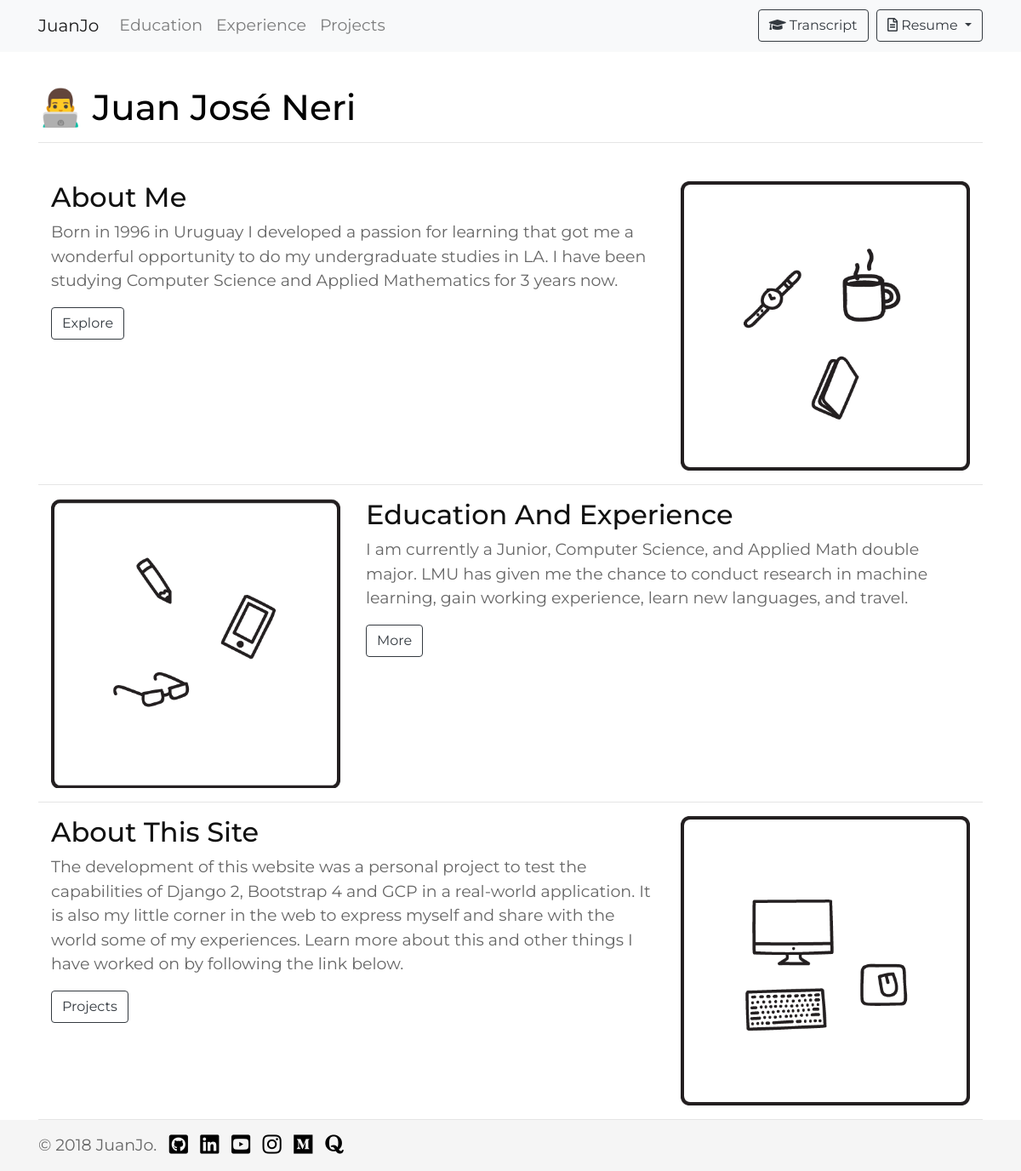
Before: / with the older database file.
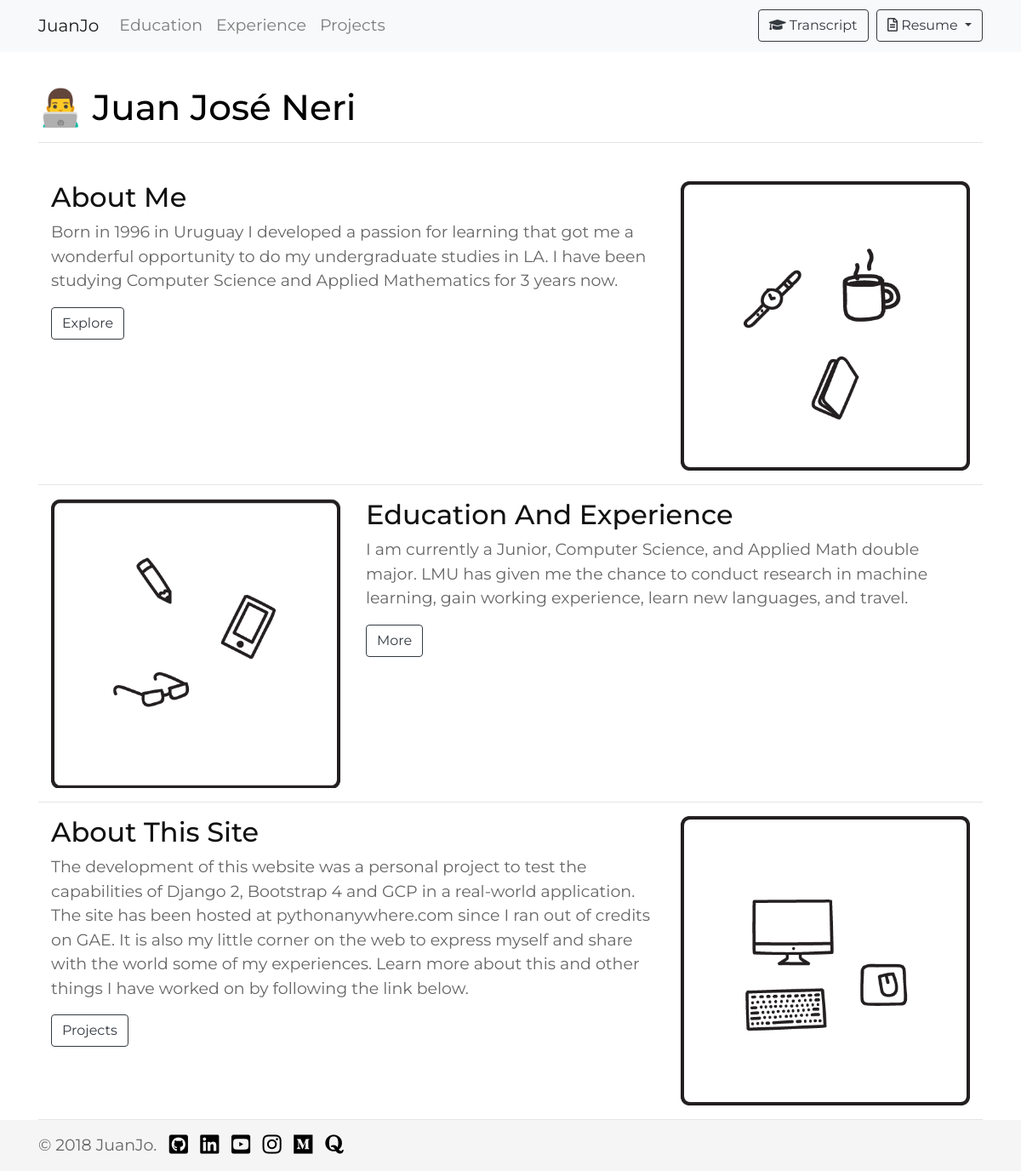
After: the same page with the newer database file.
### portfolio/models.py (models this page shows, shortened)
class Featurette(models.Model):
    title = models.CharField(max_length=32)
    content = models.TextField()
    link = models.URLField()
    button = models.CharField(max_length=8)
    img = models.CharField(max_length=64)

### portfolio/views.py (the view)
# urls.py: path("", views.index, name='index'),
def index(request):
    context = {
        "featurettes": Featurette.objects.all(),
        "nbar": "index"
    }
    return render(request, "portfolio/index.html", context)

### portfolio/templates/portfolio/index.html
{% extends "portfolio/navbar.html" %}
{% block title %}👨‍💻 Juan José Neri{% endblock %}
{% block content %}
    {% for featurette in featurettes %}
    <div class="container">
      <div class="row">
        <div class="col-md-8 col-sm-12 {% if forloop.counter|divisibleby:2 %}order-12{% endif %}">
          <h2> {{ featurette.title|title }}</h2>
          <p> {{ featurette.content }}</p>
          <a href="{{ featurette.link }}"><button type="button" class="btn btn-outline-dark">{{ featurette.button }}</button></a>
        </div>
        <div class="col d-none d-md-block">
          {% load static %}
          <img src="{% static 'portfolio/img/index/' %}{{ featurette.img }}" class="rounded float-left featurette-img">
        </div>
      </div>
    </div>
    <hr>
    {% endfor %}
{% endblock %}

### portfolio/templates/portfolio/navbar.html (shortened to what this page needs)
{% extends "portfolio/base.html" %}
{% block styles %}
  {% load static %}
  <link rel="stylesheet" href="{% static 'portfolio/styles.css' %}" />
  {% load static %}
  <link rel="stylesheet" href="{% static 'portfolio/timeline.css' %}" />
{% endblock %}
{% block navbar %}
<nav class="navbar navbar-expand-lg navbar-light bg-light">
  <div class="container">
    <a class="navbar-brand" href="{% url 'index' %}">JuanJo</a>
    <div class="collapse navbar-collapse" id="navbarSupportedContent">
      <ul class="navbar-nav mr-auto">
        <li class="nav-item {% if nbar == 'education' %}active{% endif %}">
          <a class="nav-link" href="{% url 'education' %}">Education</a>
        </li>
        <li class="nav-item {% if nbar == 'experience' %}active{% endif %}">
          <a class="nav-link" href="{% url 'experience' %}">Experience</a>
        </li>
        <li class="nav-item {% if nbar == 'projects' %}active{% endif %}">
          <a class="nav-link" href="{% url 'projects' %}">Projects</a>
        </li>
      </ul>
      {% load static %}
      <a href="{% static 'portfolio/doc/Transcript.pdf' %}"><button class="btn btn-outline-dark my-2 my-sm-0"><i class="fas fa-graduation-cap"></i> Transcript</button></a>&ensp;
      <div class="dropdown">
          <button class="btn btn-outline-dark my-2 my-sm-0 dropdown-toggle" type="button" id="dropdownMenuButton" data-toggle="dropdown" aria-haspopup="true" aria-expanded="false">
            <i class="far fa-file-alt"></i> Resume
          </button>
      </div>
    </div>
  </div>
</nav>
{% endblock %}
{% block body %}
<div class="container">
  <div class="page-header">
    <h1>
      {% block title %}{% endblock %}
    </h1>
    <hr>
  </div>
  {% block content %} {% endblock %}
</div>
{% endblock %}
{% block footer %}
<footer class="footer">
  <div class="container">
      <p>&copy; 2018 JuanJo.&ensp;
          <a href="http://github.juanjoneri.com"><i class="fab fa-github-square fa-lg"></i></a>&ensp;
          <a href="http://linkedin.juanjoneri.com"><i class="fab fa-linkedin fa-lg"></i></a>&ensp;
          <a href="http://youtube.juanjoneri.com"><i class="fab fa-youtube-square fa-lg"></i></a>&ensp;
          <a href="http://instagram.juanjoneri.com"><i class="fab fa-instagram fa-lg"></i></a>&ensp;
          <a href="http://medium.juanjoneri.com"><i class="fab fa-medium fa-lg"></i></a>&ensp;
          <a href="http://quora.juanjoneri.com"><i class="fab fa-quora fa-lg"></i></a>
      </p>
  </div>
</footer>
{% endblock %}

### portfolio/templates/portfolio/base.html (shortened to what this page needs)
<!DOCTYPE html>
<html lang="en">
<head>
  {% load static %}
  <link rel="stylesheet" href="https://maxcdn.bootstrapcdn.com/bootstrap/4.0.0/css/bootstrap.min.css">
  <link rel="stylesheet" href="https://use.fontawesome.com/releases/v5.0.13/css/all.css">
  {% block styles %}{% endblock %}
</head>
<body>
  {% block navbar %}{% endblock %}
  {% block body %}{% endblock %}
  {% block footer %}{% endblock %}
</body>
</html>

### portfolio/static/portfolio/styles.css (style rules this page uses)
html { position: relative; min-height: 100%; }
body { font-family: montserrat, sans-serif; font-size: 19px; color: #666666; margin-bottom: 60px; }
h1 { font-size: 42px; color: black; }
h2 { color: #111111; }
.featurette-img { max-width: 100%; height: auto; }
div.page-header { padding-bottom: 9px; margin: 40px 0 20px; margin-top: 40px; margin-right: 0px; margin-bottom: 20px; margin-left: 0px; }
.footer { position: absolute; bottom: 0; width: 100%; height: 60px; line-height: 60px; background-color: #f5f5f5; }
a { color: black; }

Changed rows visible on the page:
changed Featurette "About This Site": content "…in a real-world application. It is also my little corner in the web to express…" → "…in a real-world application. The site has been hosted at pythonanywhere.com since I ran out of credits on GAE. It is also my little corner on the web to express…"
